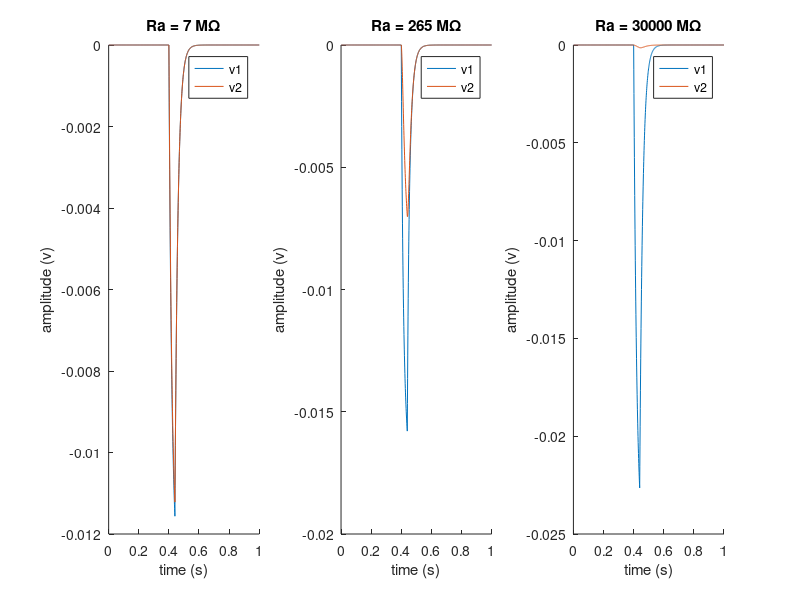
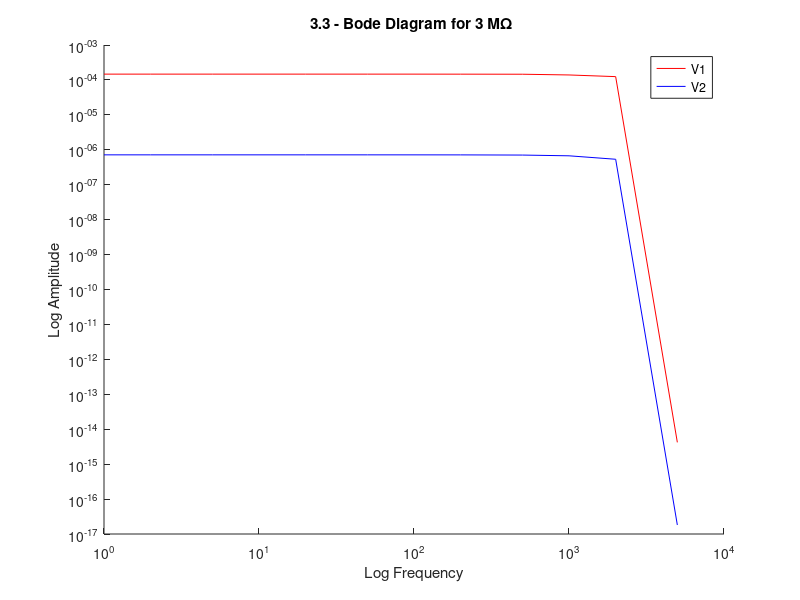

Recreate these plots in MATLAB, in order.
% Nima Ghorbani
% Goal > Simulation of two-compartment model

%% cleaning the workspace
clear;close all;clc;
set(0,'DefaultFigureWindowStyle','docked');

%% variables setup
dt = 1e-3; % delta t
em = 0; % membrane equilibrium potential, v

Rm = 265e6;  % 265MOhm
C = 75e-12; % 75 pF
Ras = [7e6 265e6 30e9];    % 7 MOhm
 
te = 0.4; %seconds
ts = 0.44; %seconds
tend = 1 ; %seconds

%determining timecourse for V(t)


%numerically claculating v1 and v2
v1 = @(ie, P, K, Ra, v1_previous, v2_previous) (1/P)*((v1_previous/dt)+(((1/K)*v2_previous)/(C*Ra*dt))+(ie/C));%vt numerical form with backward euler method
v2 = @(ie, K, Ra, v1, v2_previous) (1/K)*((v1/(C*Ra) + v2_previous/dt));%vt numerical form with backward euler method

%% 3.2

% injected current
I0 = -100e-12; % -100pA
Ie = [zeros(1,te/dt) I0*ones(1,uint8((ts-te)/dt)) zeros(1,(tend-ts)/dt)];

figure(311); % figure for v1

str_legend =  {}; % array for legends

for figure_i=1:length(Ras)
    Ra = Ras(figure_i);
    K = (1/dt)+(1/(C*Rm))+(1/(C*Ra));
    P = K - (1/(K*C*C*Ra*Ra));
    %setup t and Ie
    v1_t = zeros(1,tend/dt);% v1
    v2_t = zeros(1,tend/dt);% v2
    for t=2:tend/dt %inital v is zero, so counting from 2
        v1_t(t) = v1(Ie(t),P, K, Ra, v1_t(t-1), v2_t(t-1));
        v2_t(t) = v2(Ie(t), K, Ra, v1_t(t), v2_t(t-1));
    end

    subplot(1,3,figure_i),hold on;
    plot(dt:dt:tend,v1_t);plot(dt:dt:tend,v2_t);
    legend('v1','v2');
    xlabel('time (s)');ylabel('amplitude (v)');
    title(sprintf('Ra = %d M\\Omega',Ra*(10^-6)));

end

%% 3.3
Ra = 300e6;  % 300MOhm

dt = 1e-4; % changing delta for high frequencies

K = (1/dt)+(1/(C*Rm))+(1/(C*Ra));
P = K - (1/(K*C*C*Ra*Ra));

tend = 5;

freqs = [1 2 5 10 20 50 100 200 500 1e3 2e3 5e3]; % frequencies in Herz

I0 = 100e-12;
Ie = I0*sin(2*pi*freqs'*(0:dt:tend));

for freq_i=1:length(freqs)

    %%%%%%%%%%%
    v1_t = zeros(1,tend/dt);% v1
    v2_t = zeros(1,tend/dt);% v2
    for t=2:tend/dt %inital v is zero, so counting from 2
        v1_t(t) = v1(Ie(freq_i,t), P, K, Ra, v1_t(t-1), v2_t(t-1));
        v2_t(t) = v2(Ie(freq_i,t), K, Ra, v1_t(t), v2_t(t-1));
    end

    freq_responses(1,freq_i) = max(v1_t(1,1000:end));
    freq_responses(2,freq_i) = max(v2_t(1,1000:end));
    
end
figure(331); hold on;
loglog(freqs, freq_responses(1,:),'r');%plot(log(freqs), log(freq_responses(1,:)),'*r');


loglog(freqs, freq_responses(2,:),'b');%plot(log(freqs), log(freq_responses(2,:)),'*b');


ylabel('Log Amplitude');
xlabel('Log Frequency');
title('3.3 - Bode Diagram for 3 M\Omega ')
legend('V1', 'V2');

